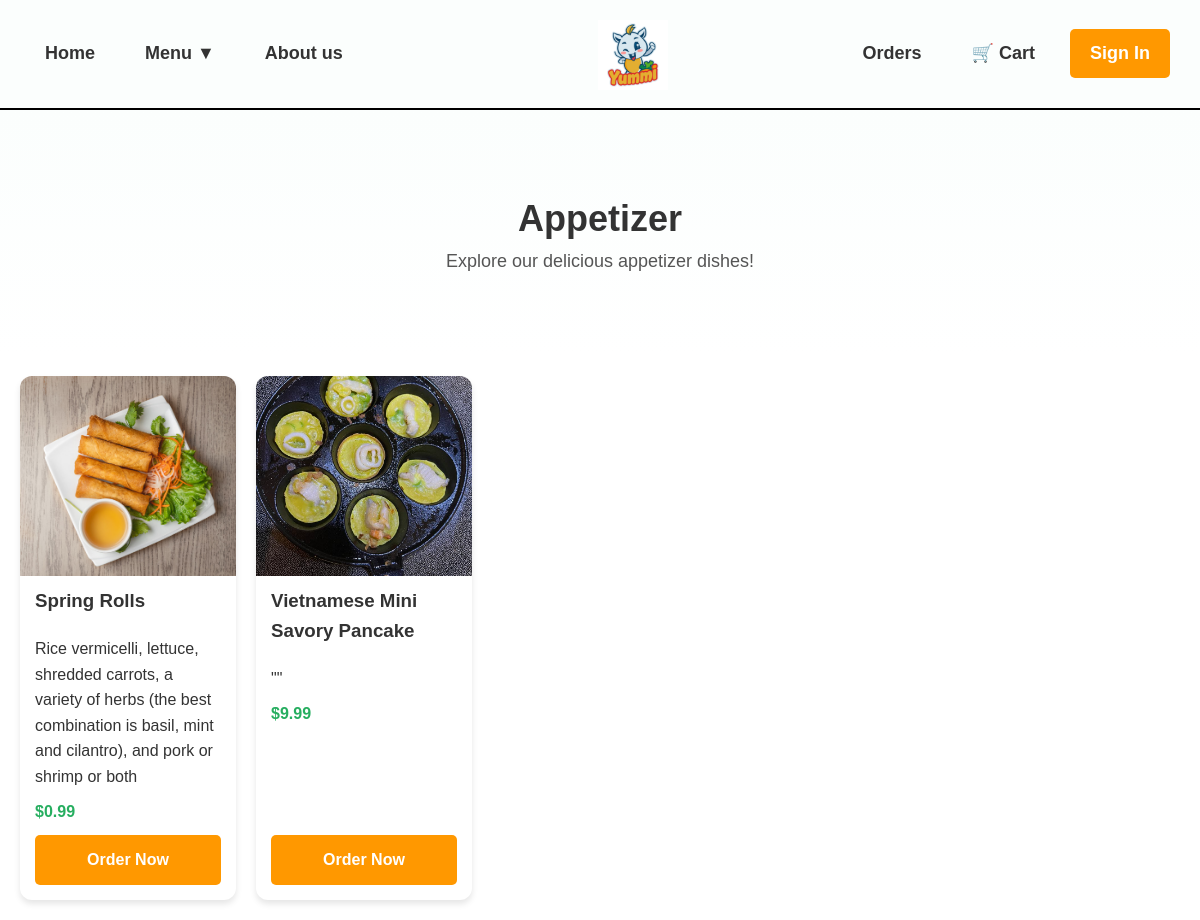
The app's page /appetizer.php, older data.
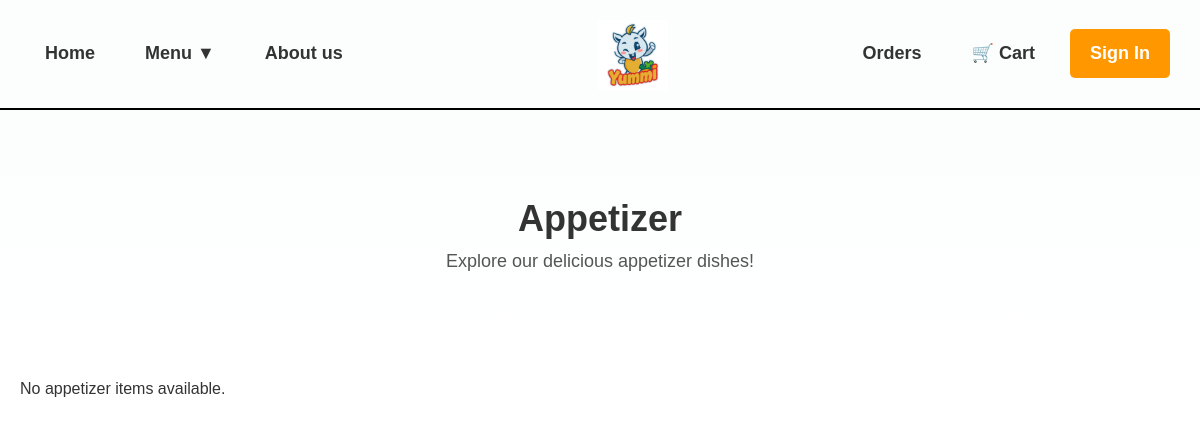
The same page, newer data.
### tables this page shows
CREATE TABLE IF NOT EXISTS `menu_item` (
  `item_id` int(11) NOT NULL AUTO_INCREMENT,
  `item_name` varchar(50) NOT NULL,
  `item_description` varchar(255) NOT NULL,
  `item_category` varchar(15) NOT NULL,
  `unit_price` decimal(10,2) NOT NULL,
  `item_photo` varchar(200) DEFAULT NULL,
  `thumbs_up` int(11) DEFAULT 0,
  `thumbs_down` int(11) DEFAULT 0,
  PRIMARY KEY (`item_id`)
);

### appetizer.php (the view, shortened to what this page needs)
<?php
require 'connect.php';
$query = "SELECT * FROM menu_item WHERE item_category = 'appetizer'";
$result = $conn->query($query);
?>
<!DOCTYPE html>
<html lang="en">
<head>
    <link rel="stylesheet" href="./css/food-style.css">
</head>
<body>
    <header>
        <nav class="nav-left">
            <ul>
                <li><a href="index.php">Home</a></li>
                <li class="dropdown">
                    <a href="#">Menu ▼</a>
                </li>
                <li><a href="aboutus.php">About us</a></li>
            </ul>
        </nav>
        <div class="logo">
            <a href="aboutus.php">
                <img src="./images/logo1.png" alt="Yummi Food Logo">
            </a>
        </div>
        <nav class="nav-right">
            <ul>
                <li><a href="purchase_history.php">Orders</a></li>
                <li><a href="cart.php">🛒 Cart</a></li>
            </ul>
            <div class="user-welcome">
                <?php if (isset($_SESSION['user_id'])): ?>
                    <a href="#" class="login-button">Welcome, <?php echo htmlspecialchars($_SESSION['first_name']); ?> ▼</a>
                    <div class="dropdown-content">
                        <a href="?logout=true">Log Out</a>
                    </div>
                <?php else: ?>
                    <a href="signup.php" class="sign-in-button">Sign In</a>
                <?php endif; ?>
            </div>
        </nav>
    </header>
<section class="hero">
    <h1>Appetizer</h1>
    <p>Explore our delicious appetizer dishes!</p>
</section>
<main>
    <div class="menu-container">
        <?php if ($result->num_rows > 0): ?>
            <?php while ($row = $result->fetch_assoc()): ?>
                <div class="menu-item">
                    <img src="<?php echo htmlspecialchars($row['item_photo']); ?>" alt="<?php echo htmlspecialchars($row['item_name']); ?>">
                    <h3><?php echo htmlspecialchars($row['item_name']); ?></h3>
                    <p><?php echo htmlspecialchars($row['item_description']); ?></p>
                    <p class="price">$<?php echo number_format($row['unit_price'], 2); ?></p>
                    <form action="order_detail.php" method="post">
                        <button type="submit" class="order-button">Order Now</button>
                    </form>
                </div>
            <?php endwhile; ?>
        <?php else: ?>
            <p>No appetizer items available.</p>
        <?php endif; ?>
    </div>
</main>
</body>
</html>

Row changes from the older to the newer data that the page shows:
removed menu_item: item_photo (picture), item_name "Spring Rolls", item_description "Rice vermicelli, lettuce, shredded carrots, a variety of herbs (the best combination is basil, mint and cilantro), and pork or shrimp or both", unit_price "0.99"
removed menu_item: item_photo+item_name (picture), item_name "Vietnamese Mini Savory Pancake", item_description "\"\"", unit_price "9.99"
Text that changed along with them:
text now shown: "No appetizer items available."
